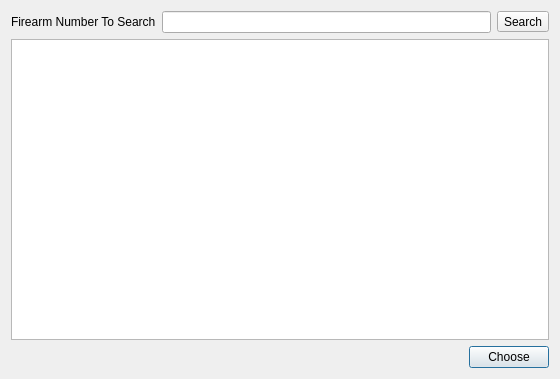
<?xml version="1.0" encoding="UTF-8"?>
<ui version="4.0">
 <class>fireArmChooseDialog</class>
 <widget class="QDialog" name="fireArmChooseDialog">
  <property name="geometry">
   <rect>
    <x>0</x>
    <y>0</y>
    <width>560</width>
    <height>379</height>
   </rect>
  </property>
  <property name="windowTitle">
   <string>Dialog</string>
  </property>
  <layout class="QVBoxLayout" name="verticalLayout">
   <item>
    <layout class="QHBoxLayout" name="horizontalLayout_2">
     <item>
      <widget class="QLabel" name="label">
       <property name="text">
        <string>Firearm Number To Search</string>
       </property>
      </widget>
     </item>
     <item>
      <widget class="QLineEdit" name="firearmNumberSearchLineEdit"/>
     </item>
     <item>
      <widget class="QToolButton" name="searchToolButton">
       <property name="text">
        <string>Search</string>
       </property>
      </widget>
     </item>
    </layout>
   </item>
   <item>
    <widget class="QTableWidget" name="fireArmShowTableWidget"/>
   </item>
   <item>
    <layout class="QHBoxLayout" name="horizontalLayout">
     <item>
      <spacer name="horizontalSpacer">
       <property name="orientation">
        <enum>Qt::Horizontal</enum>
       </property>
       <property name="sizeHint" stdset="0">
        <size>
         <width>40</width>
         <height>20</height>
        </size>
       </property>
      </spacer>
     </item>
     <item>
      <widget class="QPushButton" name="choosePushButton">
       <property name="text">
        <string>Choose</string>
       </property>
      </widget>
     </item>
    </layout>
   </item>
  </layout>
 </widget>
 <resources/>
 <connections/>
</ui>
